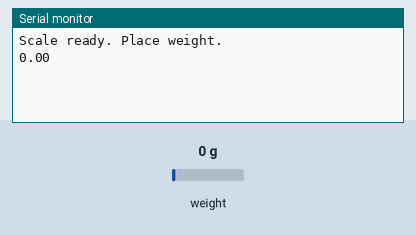
Simulated run of this sketch. Board: Arduino Uno, built with avr-gcc and run on an emulated ATmega328P. On the bench: the last lines printed to the serial monitor. The test bench sets the inputs (shaded band); at power-on: weight on the scale 0 g.

Above: at 2.2 s.
2.3 s: weight on the scale set to 100 g
At 3.3 s:
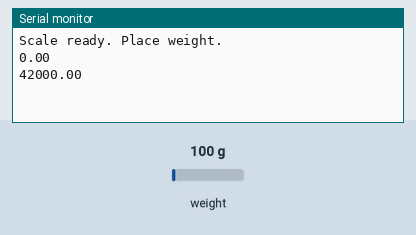
3.8 s: weight on the scale set to 1250 g
At 5.0 s:
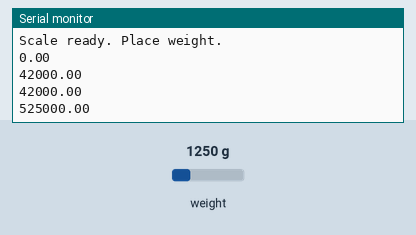
Timing chart, 0 to 6.8 s (numbered marks = the images above; inputs shaded):
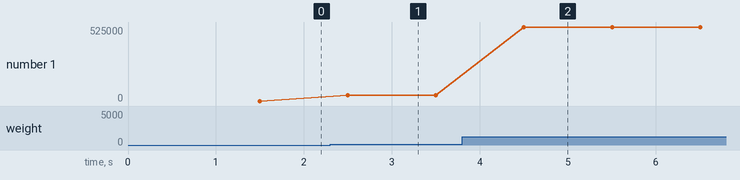

The sketch:

HX711_LoadCell.ino
```cpp
#include "HX711.h"
HX711 scale;

// Open Serial Monitor. Numbers should change when you place something on the load cell.

void setup() {
  Serial.begin(9600);
  scale.begin(3, 2); // DT=3, SCK=2
  scale.tare();
  Serial.println("Scale ready. Place weight.");
}
void loop() {
  Serial.println(scale.get_units(5));
  delay(500);
}
```

Measured:
- after the input at 2.3 s, the serial monitor: prints a new line after 0.20 s (image 1)
- after the input at 3.8 s, the serial monitor: prints a new line after 0.70 s (image 2)
- plotted number 1: 0 → 42000 after the input at 2.3 s, 42000 → 525000 after the input at 3.8 s
